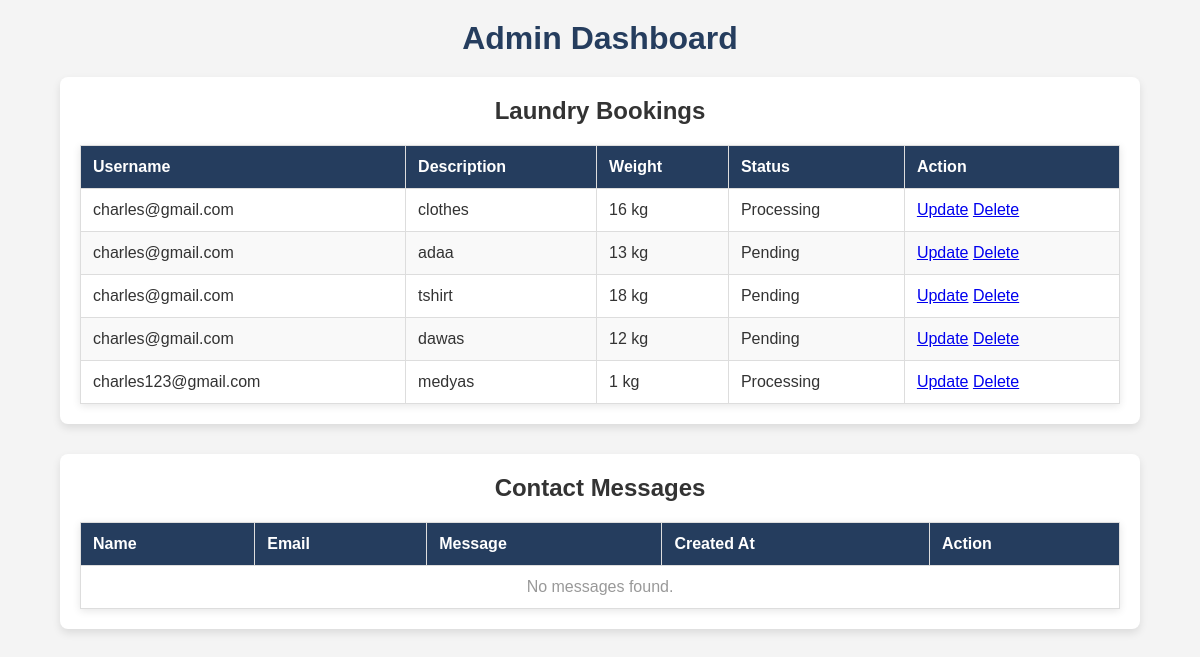
Before: /bookings/all/ with the older database file.
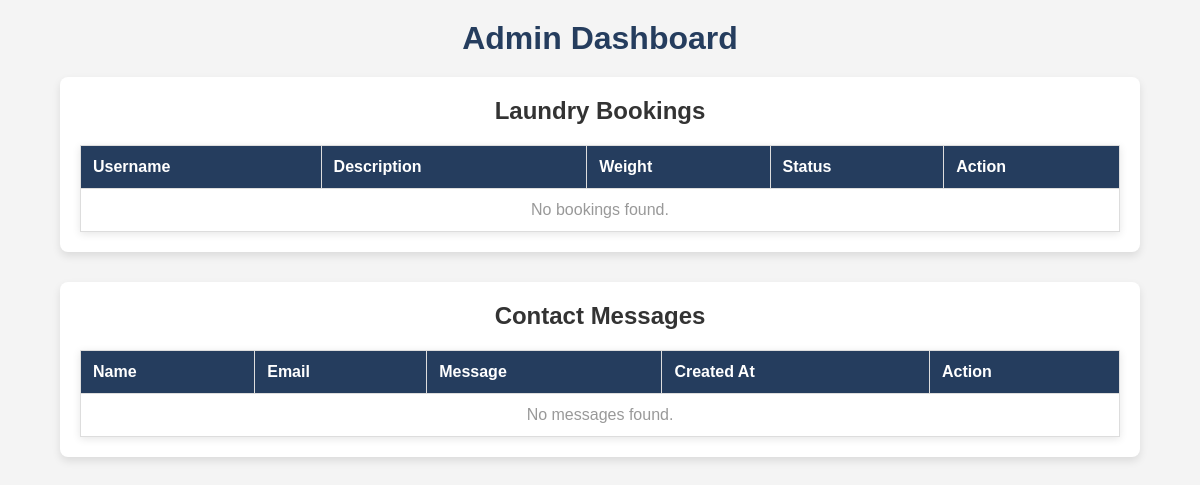
After: the same page with the newer database file.
### app/models.py (models this page shows, shortened)
class LaundryBooking(models.Model):
    user = models.ForeignKey(CustomUser, on_delete=models.CASCADE, null=False)
    description = models.TextField()  # Description of the laundry items
    note = models.TextField(blank=True)  # Optional note for suggestions
    weight_kg = models.PositiveIntegerField()  # Weight in kilograms
    date = models.DateField()  # Date for the booking/schedule
    status_choices = [
        ('pending', 'Pending'),
        ('processing', 'Processing'),
        ('completed', 'Completed'),
    ]
    status = models.CharField(max_length=10, choices=status_choices, default='pending')
    class Meta:
        verbose_name = 'Laundry Booking'
        verbose_name_plural = 'Laundry Bookings'

class CustomUser(AbstractUser):
    phone_number = models.CharField(max_length=15, blank=True)
    address = models.TextField(blank=True)
    age = models.PositiveIntegerField(null=True, blank=True)  # Age field
    name = models.CharField(max_length=255, blank=True)  # Full name field
    birthdate = models.DateField(null=True, blank=True)

### app/views.py (the view)
# urls.py: path('bookings/all/', LaundryBookingListViewAll.as_view(), name='laundrybooking_list_all'),
class LaundryBookingListViewAll(ListView):
    model = LaundryBooking
    template_name = 'laundry/laundrybooking_list_all.html'
    context_object_name = 'bookingall'
    def get_queryset(self):
        return LaundryBooking.objects.all()  # Show all bookings

### app/templates/laundry/laundrybooking_list_all.html (shortened to what this page needs)
{% extends 'registration/admin_dashboard.html' %}

### app/templates/registration/admin_dashboard.html (shortened to what this page needs)
{% load static %}
<!DOCTYPE html>
<html lang="en">
<head>
    <link rel="stylesheet" href="{% static 'css/admin.css' %}">
</head>
<body>
    <header>
        <nav>
            <h1>Admin Dashboard</h1>
        </nav>
    </header>
    <main>
        <section>
            <h2>Laundry Bookings</h2>
            <table>
                <thead>
                    <tr>
                        <th>Username</th>
                        <th>Description</th>
                        <th>Weight</th>
                        <th>Status</th>
                        <th>Action</th>
                    </tr>
                </thead>
                <tbody>
                    {% for booking in bookingall %}
                        <tr>
                            <td>{{ booking.user.username }}</td>
                            <td>{{ booking.description }}</td>
                            <td>{{ booking.weight_kg }} kg</td>
                            <td>{{ booking.get_status_display }}</td>
                            <td>
                                <a href="{% url 'laundrybooking_update' booking.id %}">Update</a>
                                <a href="{% url 'laundrybooking_delete' booking.id %}">Delete</a>
                            </td>
                        </tr>
                    {% empty %}
                        <tr>
                            <td colspan="5">No bookings found.</td>
                        </tr>
                    {% endfor %}
                </tbody>
            </table>
        </section>
        <section>
            <h2>Contact Messages</h2>
            <table>
                <thead>
                    <tr>
                        <th>Name</th>
                        <th>Email</th>
                        <th>Message</th>
                        <th>Created At</th>
                        <th>Action</th>
                    </tr>
                </thead>
                <tbody>
                    {% for message in messages %}
                        <tr>
                            <td>{{ message.name }}</td>
                            <td>{{ message.email }}</td>
                            <td>{{ message.message }}</td>
                            <td>{{ message.created_at|date:"Y-m-d H:i" }}</td>
                            <td>
                                {% if not message.replied %}
                                    <a href="javascript:void(0);" class="btn-reply" onclick="showReplyForm({{ message.id }})">
                                        Reply
                                    </a>
                                    <form action="{% url 'contact-delete' message.id %}" method="POST" style="display:inline;">
                                        {% csrf_token %}
                                        <button type="submit" class="btn btn-danger">Delete</button>
                                    </form>
                                {% else %}
                                    <span class="text-success">Replied</span>
                                {% endif %}
                            </td>
                        </tr>
                    {% empty %}
                        <tr>
                            <td colspan="5">No messages found.</td>
                        </tr>
                    {% endfor %}
                </tbody>
            </table>
        </section>
    </main>
</body>
</html>

Changed rows visible on the page:
removed LaundryBooking: user.username "charles@gmail.com", description "clothes", weight_kg "16", status "Processing"
removed LaundryBooking: user.username "charles@gmail.com", description "adaa", weight_kg "13", status "Pending"
removed LaundryBooking: user.username "charles@gmail.com", description "tshirt", weight_kg "18", status "Pending"
removed LaundryBooking: user.username "charles@gmail.com", description "dawas", weight_kg "12", status "Pending"
removed LaundryBooking: user.username "charles123@gmail.com", description "medyas", weight_kg "1", status "Processing"
Other visible differences:
text now shown: "No bookings found."
